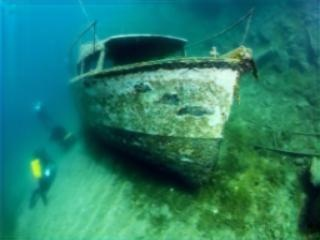
#> input picture abel/input_images/set_f0.jpg, 320 x 240 px, found by its file name; its folder holds 4 pictures in this run
$ python tempCodeRunnerFile.py
#> lines starting #> are read from the running program, lines starting #| are printed output that depends on the picture; pictures that were not available may be replaced by others from this repository, and a replacement may not be noted
import cv2
import numpy as np
import matplotlib.pyplot as plt
import os

def apply_gain_control_in_frequency_domain(image, gain, red_gain=1.0):
    """
    Applies gain control to the image in the frequency domain and equalizes the RGB channels.

    Args:
        image (numpy.ndarray): Input BGR image.
        gain (float): Gain factor to adjust amplitude in the frequency domain for blue and green channels.
        red_gain (float): Gain factor to adjust amplitude in the frequency domain for the red channel.

    Returns:
        numpy.ndarray: Gain-corrected and equalized BGR image.
    """
    # Split the image into B, G, R channels
    channels = cv2.split(image)
    corrected_channels = []

    for i, channel in enumerate(channels):
        # Perform Fourier Transform on each channel
        dft = np.fft.fft2(channel)
        dft_shift = np.fft.fftshift(dft)

        # Apply gain control by scaling the amplitude
        magnitude = np.abs(dft_shift)
        phase = np.angle(dft_shift)

        # Use different gain for the red channel
        current_gain = red_gain if i == 2 else gain
        magnitude = magnitude * current_gain

        # Reconstruct the frequency domain representation
        modified_dft_shift = magnitude * np.exp(1j * phase)
        modified_dft = np.fft.ifftshift(modified_dft_shift)

        # Perform Inverse Fourier Transform
        corrected_channel = np.fft.ifft2(modified_dft).real

        # Normalize the output to fit in [0, 255] range
        corrected_channel = cv2.normalize(corrected_channel, None, 0, 255, cv2.NORM_MINMAX)

        # Apply histogram equalization to improve the contrast of the channel
        corrected_channel = cv2.equalizeHist(corrected_channel.astype(np.uint8))

        corrected_channels.append(corrected_channel)

    # Merge the corrected channels back into a BGR image
    corrected_image = cv2.merge(corrected_channels)

    return corrected_image

# Set input and HR folder paths
input_folder = r"C:\Users\albin John\OneDrive\Desktop\java\PROJECT\abel\input_images"  # Replace with your input folder path
hr_folder = r"C:\Users\albin John\OneDrive\Desktop\java\PROJECT\abel\hrr"  # Replace with your HR folder path

# Get list of images from both folders
input_images = [os.path.join(input_folder, f) for f in os.listdir(input_folder) if f.endswith(('.jpg', '.png'))]
hr_images = [os.path.join(hr_folder, f) for f in os.listdir(hr_folder) if f.endswith(('.jpg', '.png'))]

# Print counts of images in both folders
print(f"Input images count: {len(input_images)}")
print(f"HR images count: {len(hr_images)}")

# Check if both folders have the same number of images
if len(input_images) != len(hr_images):
    print("Warning: The number of images in input_images and hr_images folders do not match.")
    # Optionally, raise an error or handle the mismatch here
    # raise ValueError("The number of images in input_images and hr_images folders must be the same.")
    # For now, continue processing the images regardless of mismatch

# Load the images
images = [cv2.imread(path) for path in input_images]
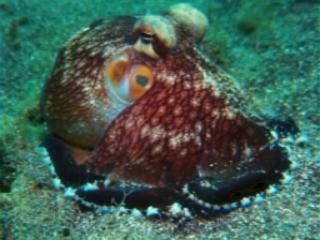
#> input picture abel/input_images/set_f17.jpg, 320 x 240 px, found by its file name
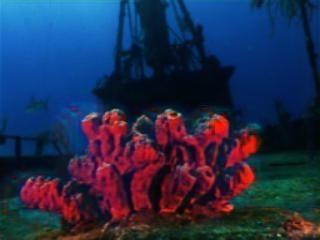
#> input picture abel/input_images/set_f2.jpg, 320 x 240 px, found by its file name
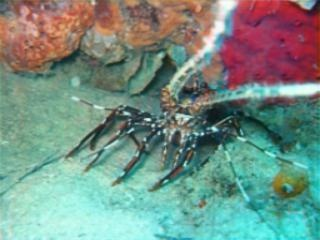
#> input picture abel/input_images/set_f32.jpg, 320 x 240 px, found by its file name
#> images = 4 items
hr_images_list = [cv2.imread(path) for path in hr_images]
#> hr_images_list = 1 item

# Ensure images were loaded successfully
for idx, image in enumerate(images + hr_images_list):
    if image is None:
        raise FileNotFoundError(f"Image not found. Please provide a valid path.")
#> this loop made 5 passes

# Apply gain control to all images
corrected_images = [apply_gain_control_in_frequency_domain(image, gain=1.5, red_gain=0.8) for image in images]
#> in apply_gain_control_in_frequency_domain, image is the input picture: shape (240, 320, 3); mean B, G, R 106.9, 127.4, 37
#> the loop in apply_gain_control_in_frequency_domain, `for i, channel in enumerate(channels):` made 3 passes
#> current_gain on passes 1 to 3: 1.5, 1.5, 0.8
#> after the loop in apply_gain_control_in_frequency_domain, `for i, channel in enumerate(channels):`: corrected_channels = 3 items
#> in apply_gain_control_in_frequency_domain, image is the input picture: shape (240, 320, 3); mean B, G, R 83.2, 95.3, 65
#> the loop in apply_gain_control_in_frequency_domain (call 2), `for i, channel in enumerate(channels):` made 3 passes
#> in apply_gain_control_in_frequency_domain, image is the input picture: shape (240, 320, 3); mean B, G, R 78.1, 46.1, 35.2
#> call 4 of apply_gain_control_in_frequency_domain, with gain = 1.5, red_gain = 0.8
#> in apply_gain_control_in_frequency_domain, image is the input picture: shape (240, 320, 3); mean B, G, R 133.2, 143.4, 117.8
#> the loop in apply_gain_control_in_frequency_domain (call 4), `for i, channel in enumerate(channels):` made 3 passes
#> pass 1, in apply_gain_control_in_frequency_domain (call 4), `phase = np.angle(dft_shift)`:
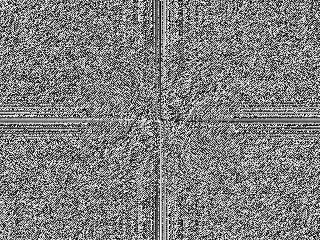
#> phase: shape (240, 320) float64; min -3.14, max 3.14, mean 8.18e-05; drawn with min black and max white
#> pass 1, in apply_gain_control_in_frequency_domain (call 4), `corrected_channel = np.fft.ifft2(modified_dft).real`:
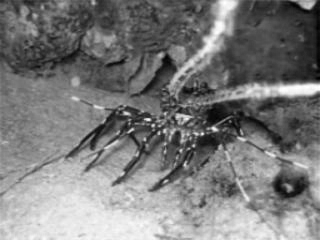
#> corrected_channel: shape (240, 320) float64; min 27, max 382.5, mean 199.8; drawn with min black and max white
#> in apply_gain_control_in_frequency_domain (call 4), `corrected_image = cv2.merge(corrected_channels)`:
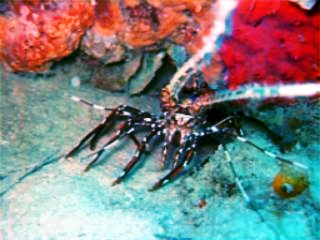
#> corrected_image: shape (240, 320, 3); mean of channels 0, 1, 2 128.2, 128, 128.3; drawn as B, G, R
#> corrected_images = 4 items

# Display each set of images together in a single window
for i, (original, corrected, hr) in enumerate(zip(images, corrected_images, hr_images_list)):
    # Create a figure with 1 row and 3 columns (for input, corrected, and HR images)
    plt.figure(figsize=(15, 5))

    # Plot the original image
    plt.subplot(1, 3, 1)
    plt.imshow(cv2.cvtColor(original, cv2.COLOR_BGR2RGB))
    plt.title(f"Original Image {i + 1}")
    plt.axis('off')

    # Plot the corrected image
    plt.subplot(1, 3, 2)
    plt.imshow(cv2.cvtColor(corrected, cv2.COLOR_BGR2RGB))
    plt.title(f"Corrected Image {i + 1}")
    plt.axis('off')

    # Plot the HR image
    plt.subplot(1, 3, 3)
    plt.imshow(cv2.cvtColor(hr, cv2.COLOR_BGR2RGB))
    plt.title(f"HR Image {i + 1}")
    plt.axis('off')

    # Display the images side by side
    plt.tight_layout()
    plt.show()
#> this loop made 1 pass
#> pass 1, `plt.show()`:
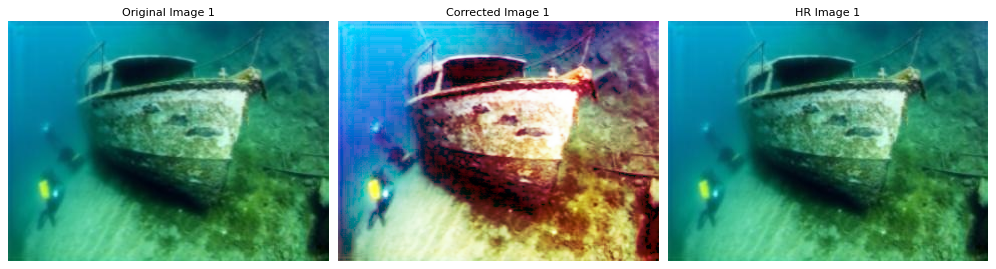
#> figure drawn by matplotlib, 3 panels
